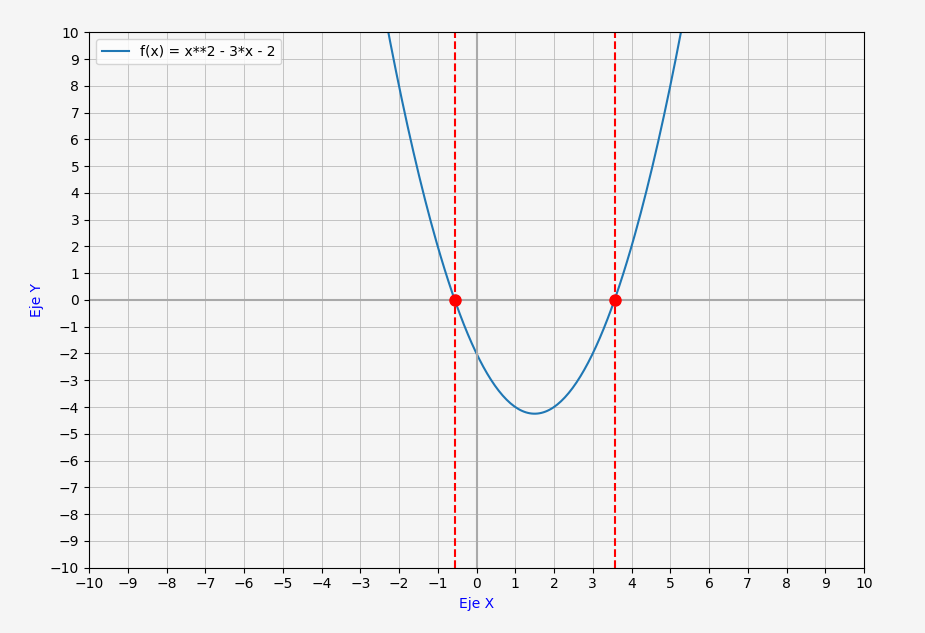

Reproduce this figure in Python.
import tkinter as tk
import sympy as sp
import scipy.optimize as opt
import numpy as np
import matplotlib.pyplot as plt
from matplotlib.backends.backend_tkagg import FigureCanvasTkAgg
from tkinter import PhotoImage
from PIL import Image, ImageTk

ejemploEcuacion = "x**2 - 3*x - 2"
entry_function = None

def on_entry_focus_in(event):
    if entry_function.get() == ejemploEcuacion:
        entry_function.delete(0, tk.END)
        entry_function.config(fg="black")

def on_entry_focus_out(event):
    if entry_function.get().strip() == "":
        entry_function.insert(0, ejemploEcuacion)
        entry_function.config(fg="gray")

def encontrarRaices():
    global entry_function
    limpiarFrame()
    for widget in canvasFrame.winfo_children():
        widget.destroy()
    
    tk.Label(frameContenido, text="", font=("Arial", 12, "bold"), fg="#00008B", bg="whitesmoke").pack()
    tk.Label(frameContenido, text="CALCULA RAÍCES DE FUNCIONES NO LINEALES",
             font=("Arial", 14, "bold"), fg="#00008B", bg="whitesmoke").pack()
    tk.Label(frameContenido, text="", font=("Arial", 12, "bold"), fg="#00008B", bg="whitesmoke").pack()
    tk.Label(frameContenido, text="Ingrese la función f(x):", font=("Arial", 12, "bold"),
             fg="#00008B", bg="whitesmoke").pack()

    entry_function = tk.Entry(frameContenido, font=("Arial", 12), fg="#00008B", bg="whitesmoke")
    entry_function.insert(0, ejemploEcuacion)  # Muestra una ecuación como ejemplo de ingreso
    entry_function.bind("<FocusIn>", on_entry_focus_in)
    entry_function.bind("<FocusOut>", on_entry_focus_out)
    entry_function.pack()

    def newtonRaices():
        try:

            exprCadena = entry_function.get()
            x = sp.symbols('x')
            expr = sp.sympify(exprCadena)

            funcionlamdified = sp.lambdify(x, expr, 'numpy')
            primerad = sp.lambdify(x, sp.diff(expr, x), 'numpy')  # primera derivada

            # Para detectar logaritmos
            if 'log' in exprCadena or 'ln' in exprCadena:
                valoresx = np.linspace(0.01, 2, 10000)
            else:
                valoresx = np.linspace(-10, 10, 4000)

            # Evaluacción f(x)
            valoresy = funcionlamdified(valoresx)

            # Filtrado de valores válidos
            mascara_valida = np.isfinite(valoresy)
            valoresx = valoresx[mascara_valida]
            valoresy = valoresy[mascara_valida]

            ventanas = []
            for i in range(len(valoresx) - 1):
                if valoresy[i] == 0:
                    ventanas.append(valoresx[i])
                elif valoresy[i] * valoresy[i + 1] < 0:
                    # Punto inicial o medio como aproximación inicial
                    x0 = (valoresx[i] + valoresx[i+1]) / 2
                    try:
                        raiz = opt.newton(funcionlamdified, x0, fprime=primerad, tol=1e-10, maxiter=50)
                        ventanas.append(raiz)
                    except Exception:
                        # Si Newton falla, usar simplemente el punto medio
                        ventanas.append(x0)

            # Revisamos el último valor
            if valoresy[-1] == 0:
                ventanas.append(valoresx[-1])

            # Eliminar raíces muy cercanas
            ventanas_filtradas = []
            tolerancia = 1e-5
            for r in ventanas:
                if not any(abs(r - existente) < tolerancia for existente in ventanas_filtradas):
                    ventanas_filtradas.append(r)

            if ventanas_filtradas:
                texto_raices = "Raíces encontradas:\n"
                for idx, raiz in enumerate(ventanas_filtradas, start=1):
                    texto_raices += f" {raiz:.6f}  "

                ventanaLabel.config(text=texto_raices.strip(), font=("Arial", 12, "bold"))
              
            else:
                ventanaLabel.config(text="No se encontraron raíces")

            muestraPlot(expr, ventanas_filtradas)

        except Exception as e:
            ventanaLabel.config(text=f"Error: Ingrese la ecuación correctamente", font=("Arial"),fg="red")

    def borrarGrafico():
        entry_function.delete(0, tk.END)
        ventanaLabel.config(text="")
        infoLabel.config(text="")
        for widget in canvasFrame.winfo_children():
            widget.destroy()

    # Botón Encontrar raíces
    tk.Button(
        frameContenido, text="Encontrar Raíces", command=newtonRaices,
        fg="white", bg="orange", font=("Arial", 12, "bold"),
        height=2, width=20
    ).pack(side="left", padx=50, pady = 20)

    # Botón Borrar grafico
    tk.Button(
        frameContenido, text="Borrar Grafico", command=borrarGrafico,
        fg="white", bg="orange", font=("Arial", 12, "bold"),
        height=2, width=20
    ).pack(side="left", padx=50, pady = 20)

def muestraPlot(exprFunc, ventanas):
    x = sp.symbols('x')
    funcionlamdified = sp.lambdify(x, exprFunc, 'numpy')

    valoresx = np.linspace(-10, 10, 400)
    valoresx_validos = valoresx[valoresx > 0]    # positivo
    valoresy = funcionlamdified(valoresx)

    fig, eje = plt.subplots(figsize=(10, 8))
    eje.plot(valoresx, valoresy, label=f'f(x) = {exprFunc}')

    eje.set_xticks(np.arange(-10, 11, 1))
    eje.set_yticks(np.arange(-10, 11, 1))

    # Color de ejes
    eje.axhline(0, color='darkgray', linewidth=1.5)
    eje.axvline(0, color='darkgray', linewidth=1.5)
    #Color de etiqueta en el eje
    eje.set_xlabel("Eje X", color ='blue')
    eje.set_ylabel("Eje Y", color ='blue')
    #Color de fondo
    fig.patch.set_facecolor("whitesmoke")
    eje.set_facecolor("whitesmoke")
    #Color de numeros en los ejes
    eje.tick_params(axis='x', colors='black')
    eje.tick_params(axis='y', colors='black')
    
    for ventana in ventanas:
        eje.axvline(ventana, color='red', linestyle='--')
        eje.plot(ventana, 0, 'ro', markersize=8)

    eje.set_xlim([-10, 10])
    eje.set_ylim([-10, 10])
    eje.grid(True, linestyle='-', linewidth=0.5)
    #eje.grid(True)
    eje.legend()

    for widget in canvasFrame.winfo_children():
        widget.destroy()

    canvas = FigureCanvasTkAgg(fig, master=canvasFrame)
    canvas.draw()
    canvas.get_tk_widget().pack()

def limpiarFrame():
    for widget in frameContenido.winfo_children():
        widget.destroy()

def Presentacion():
    global frameContenido, ventanaLabel, infoLabel, canvasFrame
    limpiarFrame()
    for widget in canvasFrame.winfo_children():
        widget.destroy()

    ventanaLabel.config(text="")
    infoLabel.config(text="")

    tk.Label(frameContenido, text="", font=("Arial", 12, "bold"), fg="#00008B", bg="whitesmoke").pack() 
    tk.Label(frameContenido, text="", font=("Arial", 12, "bold"), fg="#00008B", bg="whitesmoke").pack() 
    tk.Label(frameContenido, text="BIENVENIDOS A LA APLICACIÓN", font=("Comic Sans MS", 18, "bold"),
             fg="#00008B", bg="whitesmoke").pack()
    tk.Label(frameContenido, text="RAÍCES DE FUNCIONES NO LINEALES",
             font=("Arial", 14, "bold"), fg="#00008B", bg="whitesmoke").pack()
    tk.Label(frameContenido, text="", font=("Arial", 12, "bold"), fg="#00008B", bg="whitesmoke").pack()
    tk.Label(frameContenido, text="", font=("Arial", 12, "bold"), fg="#00008B", bg="whitesmoke").pack()

    try:
        image = Image.open("RootFinder.png")  
        image = image.resize((550, 400))  
        image_tk = ImageTk.PhotoImage(image)
        imageLabel = tk.Label(frameContenido, image=image_tk, bg="whitesmoke")
        imageLabel.image = image_tk
        imageLabel.pack(pady=20)
    except Exception as e:
        print(f"Error al cargar la imagen: {e}")

    tk.Label(frameContenido, text="", font=("Arial", 12, "bold"), fg="#00008B", bg="whitesmoke").pack()
    tk.Label(frameContenido, text="", font=("Arial", 12, "bold"), fg="#00008B", bg="whitesmoke").pack()
    tk.Label(frameContenido, text="RootFinder v1.0", font=("Comic Sans MS", 20, "bold"),
             fg="#00008B", bg="whitesmoke").pack()

def Ayuda():
    limpiarFrame()
    for widget in canvasFrame.winfo_children():
        widget.destroy()
        
    ventanaLabel.config(text="")
    infoLabel.config(text="")

    tk.Label(frameContenido, text="\n\nINSTRUCCIONES DE USO", bg="whitesmoke",
             font=("Comic Sans MS", 14,"bold"), fg="#00008B").pack(pady=20)
    tk.Label(frameContenido, text="RootFinder v1.0:\n\n", bg="whitesmoke",
             font=("Comic Sans MS", 14,"bold"), fg="#00008B").pack(pady=20)
    tk.Label(frameContenido, text="\n1. Ingresar la función en el cuadro correspondiente"
             f"\nEjemplos de Funciones validas\nx**3 - 2*x + 1\nsin(x) - x/2\n"
             f"2. Hacer un click en el boton 'Encontrar raíces'"
             f"\n3. Visualización gráfica\n4. Hacer un click en el botón Borrar gráfico",bg="whitesmoke",
             font=("Comic Sans MS", 14)).pack(pady=20)

def Acercade():
    limpiarFrame()
    for widget in canvasFrame.winfo_children():
        widget.destroy()
        
    ventanaLabel.config(text="")
    infoLabel.config(text="")

    tk.Label(frameContenido, text="\n\n\n\nCalcula raíces de funciones no lineales."
             f"\nRootFinder v1.0", bg="whitesmoke", font=("Comic Sans MS", 14,"bold"), fg="#00008B").pack(pady=20)
    
    textos = [
        "\nDesarrollado por: Leonel Coyla Idme",
        "Alfredo Mamani Canqui",
        "Elqui Yeye Pari Condori",
        "Juan Reynaldo Paredes Quispe",
        "José Pánfilo Tito Lipa",
    ]

    for texto in textos:
        tk.Label(frameContenido, text=texto, bg="whitesmoke", font=("Comic Sans MS", 14)).pack(pady=4)

    labelAcercade = tk.Label(frameContenido, text= "\n\nLanzamiento : 29 de abril  2025",
                              font=("Comic Sans MS", 14),fg="#003366",bg="whitesmoke")
    labelAcercade.pack(pady=(1,10))
    labelAcercade = tk.Label(frameContenido, text= "Contacto: lcoyla@unap.edu.pe",
                              font=("Comic Sans MSl", 14),fg="#003366",bg="whitesmoke")
    labelAcercade.pack(pady=(1,10))

def crearInterfaz():
    global frameContenido, ventanaLabel, infoLabel, canvasFrame

    ventana = tk.Tk()
    ventana.title("Busca raíces")
    ventana.geometry("1000x1000")
    ventana.config(bg="whitesmoke")

    menuBar = tk.Menu(ventana)
    ventana.config(menu=menuBar)

    menuBar.add_command(label="Presentación", command=Presentacion)
    menuBar.add_command(label="Encontrar raíces", command=encontrarRaices)
    menuBar.add_command(label="Ayuda", command=Ayuda)
    menuBar.add_command(label="Acerca de", command=Acercade)

    mainFrame = tk.Frame(ventana, bg="whitesmoke")
    mainFrame.pack(pady=10)

    frameContenido = tk.Frame(mainFrame, bg="whitesmoke")
    frameContenido.pack()

    ventanaLabel = tk.Label(mainFrame, text="", bg="whitesmoke")
    ventanaLabel.pack()

    infoLabel = tk.Label(mainFrame, text="", fg="blue", bg="whitesmoke")
    infoLabel.pack()

    canvasFrame = tk.Frame(mainFrame, bg="whitesmoke")
    canvasFrame.pack()
    
    encontrarRaices()

    ventana.mainloop()

def main():
    crearInterfaz()
    
if __name__ == "__main__":
    main()
